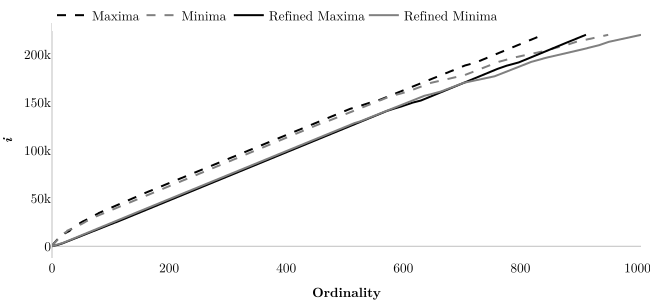

The script that drew this image:
import plotly.graph_objects as go
import numpy as np
import signal_envelope as se
import sys
sys.path.insert(0,"C:/Users/tesse/Desktop/Files/Dropbox/0_Thesis/Python")
import hp as hp


'''==============='''
''' Read wav file '''
'''==============='''


name = "piano33"
W, fps = se.read_wav(f"C:/Users/tesse/Desktop/Files/Dropbox/0_Thesis/Python/Samples/{name}.wav")
W = W - np.average(W)
amp = np.max(np.abs(W))
n = W.size
X = np.arange(n)

Xpos_orig, Xneg_orig = se.get_frontiers(W)

Xpos = hp.refine_frontier_iter(Xpos_orig, W)
Xneg = hp.refine_frontier_iter(Xneg_orig, W)



'''============================================================================'''
'''                              PLOT LINES                                    '''
'''============================================================================'''
FONT = dict(
    family="Latin Modern Roman",
    color="black",
    size=13.3333
  )

'''Plotting'''
fig = go.Figure()
fig.layout.template ="plotly_white" 
fig.update_layout(
  xaxis_title="<b>Ordinality</b>",
  yaxis_title="<b><i>i</i></b>",
  legend=dict(orientation='h', yanchor='top', xanchor='left', y=1.1),
  margin=dict(l=0, r=0, b=0, t=0),
  font=FONT,
  titlefont=FONT
)
fig.layout.xaxis.title.font=FONT
fig.layout.yaxis.title.font=FONT
fig.update_xaxes(showline=False, showgrid=False, zerolinewidth=1, zerolinecolor='silver')
fig.update_yaxes(showline=False, showgrid=False, zerolinewidth=1, zerolinecolor='silver')

fig.add_trace(
  go.Scatter(
    name="Maxima", # <|<|<|<|<|<|<|<|<|<|<|<|
    # x=Xpos,
    y=Xpos_orig,
    # fill="toself",
    mode="lines",
    line=dict(
        width=2,
        color="black",
        dash="dash"
        # showscale=False
    ),
    # visible = "legendonly"
  )
)

fig.add_trace(
  go.Scatter(
    name="Minima", # <|<|<|<|<|<|<|<|<|<|<|<|
    # x=Xpos,
    y=Xneg_orig,
    # fill="toself",
    mode="lines",
    line=dict(
        width=2,
        color="gray",
        dash="dash"
        # showscale=False
    ),
    # visible = "legendonly"
  )
)

fig.add_trace(
  go.Scatter(
    name="Refined Maxima", # <|<|<|<|<|<|<|<|<|<|<|<|
    # x=Xpos,
    y=Xpos,
    # fill="toself",
    mode="lines",
    line=dict(
        width=2,
        color="black",
        # showscale=False
    ),
    # visible = "legendonly"
  )
)

fig.add_trace(
  go.Scatter(
    name="Refined Minima", # <|<|<|<|<|<|<|<|<|<|<|<|
    # x=Xpos,
    y=Xneg,
    # fill="toself",
    mode="lines",
    line=dict(
        width=2,
        color="gray",
        # dash="dash"
        # showscale=False
    ),
    # visible = "legendonly"
  )
)

fig.show(config=dict({'scrollZoom': True}))
save_name = "./images/" + sys.argv[0].split('/')[-1].replace(".py", ".svg")
fig.write_image(save_name, width=650, height=300, engine="kaleido", format="svg")
print("saved:", save_name)
